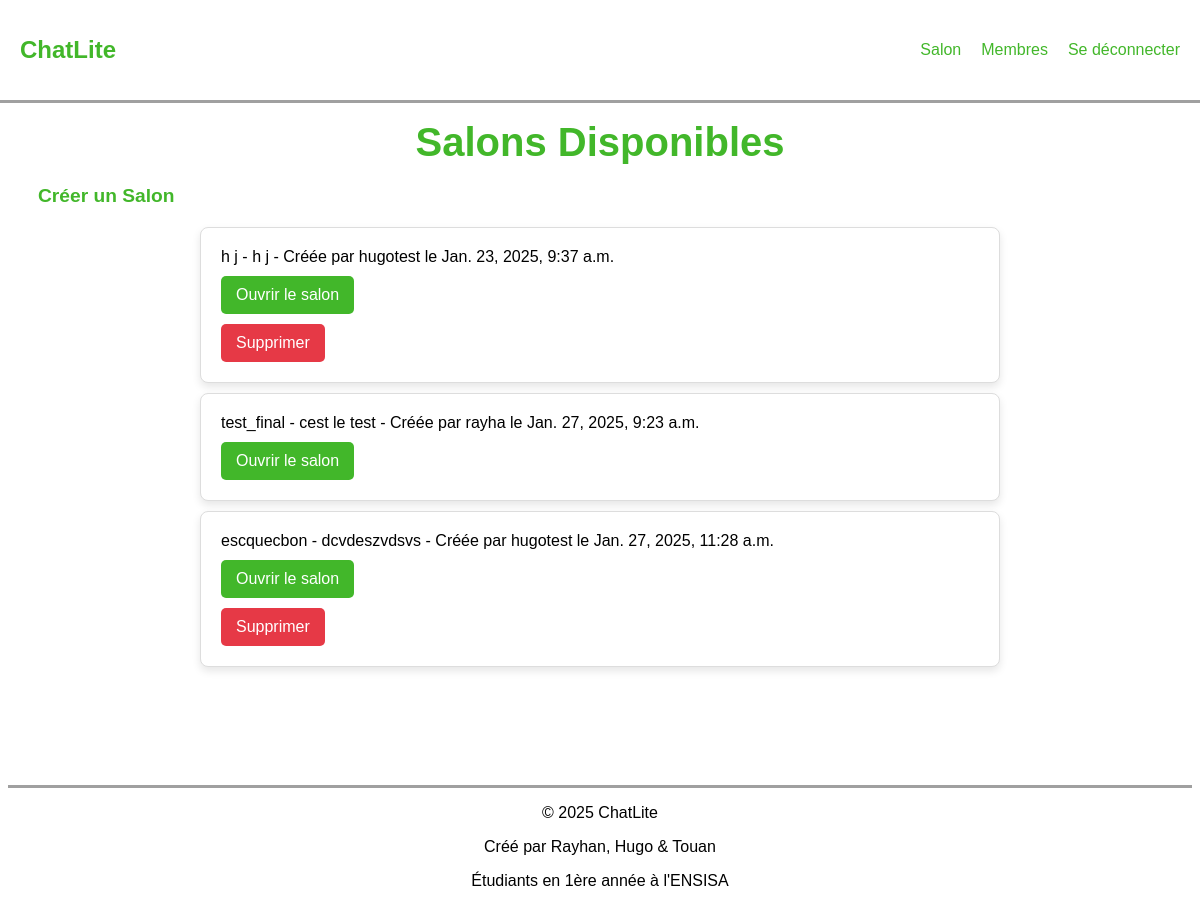
Before: / (signed in) with the older database file.
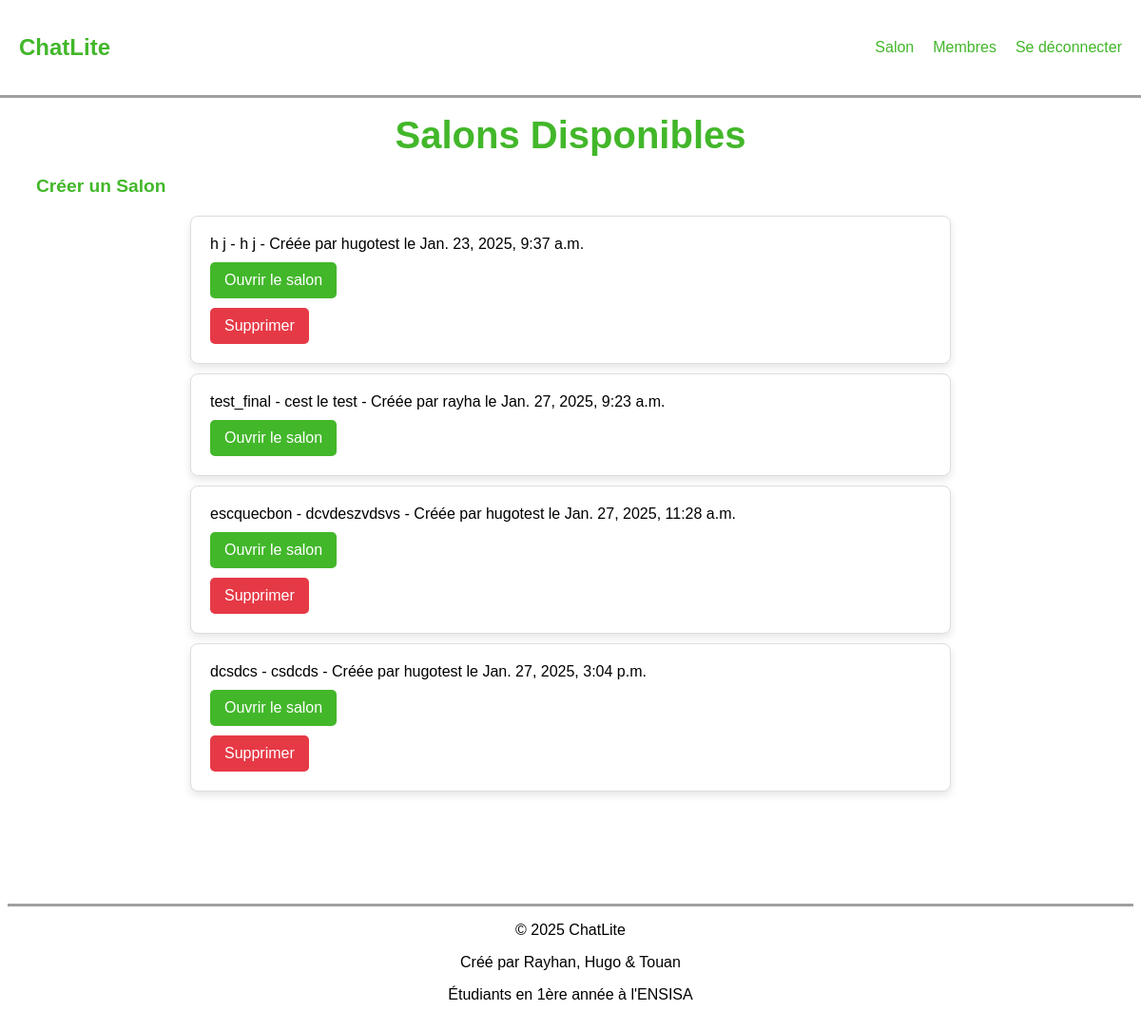
After: the same page with the newer database file.
### membre/models.py (models this page shows, shortened)
class Salon(models.Model):
    nom = models.CharField(max_length=100)
    description = models.TextField()
    date_creation = models.DateTimeField(auto_now_add=True,null=True)
    users = models.ManyToManyField(User, related_name="authorized_salons", blank=True)
    created_by = models.ForeignKey(User, on_delete=models.CASCADE, related_name="created_salons", null=True, blank=True)

### membre/views.py (the view)
# urls.py: path("", views.salons_disponible, name="Home"),
@login_required(login_url='connection')
def salons_disponible(request):
    salons = Salon.objects.all()
    return render(request, 'salon.html', {'salons': salons})

### membre/templates/salon.html (shortened to what this page needs)
{% extends 'main.html' %}
{% block content %}
        <h2 id="h2_salon">Salons Disponibles</h>
        <h3 id="h3_salon"><a href="{% url 'create_salon' %}">Créer un Salon</a></h3>
        <ul id="ul_salon">
            {% for salon in salons %}
                <li id="li_salon">
                    {{ salon.nom }} - {{ salon.description }}     - Créée par {{ salon.created_by }} le {{ salon.date_creation }}
                    {% if user in salon.users.all or salon.created_by == user or request.user.is_staff %}
                        <a href="{% url 'view_salon' salon.id %}">
                            <button>Ouvrir le salon</button>
                        </a>
                    {% else %}
                        <p id="p_salon">Vous n'êtes pas membre de ce salon. Vous devez être ajouté par le créateur.</p>
                    {% endif %}
                    {% if salon.created_by == user or request.user.is_staff %}
                        <form id="form_salon" method="POST" action="{% url 'delete_salon' salon.id %}" style="display:inline;">
                            <button type="submit">Supprimer</button>
                        </form>
                    {% endif %}
                </li>
            {% endfor %}
        </ul>
{% endblock %}

Changed rows visible on the page:
added Salon: nom "dcsdcs", description "csdcds", created_by "hugotest", date_creation "Jan. 27, 2025, 3:04 p.m.", shows "Ouvrir le salon", shows "Supprimer"
